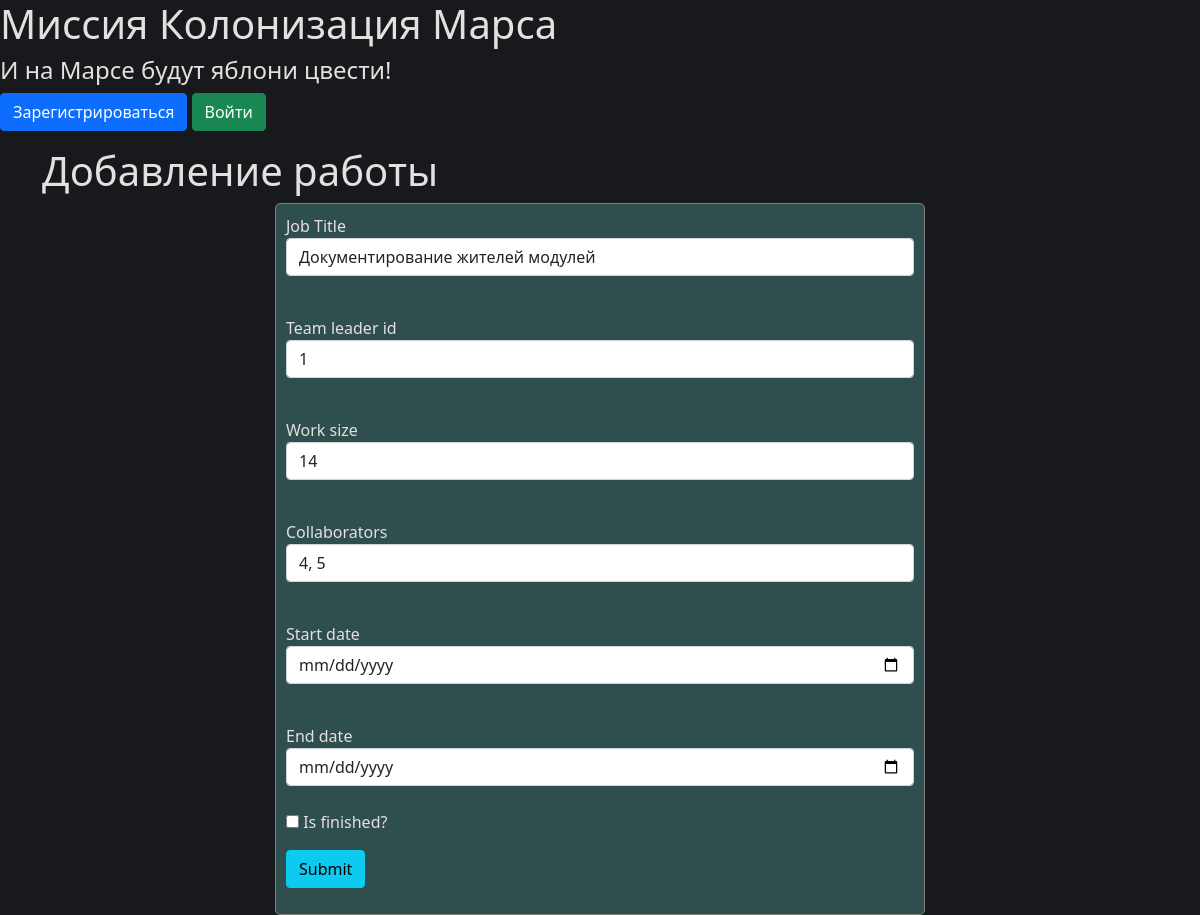
The page /edit_job/1 on the database its author committed.
### data/jobs.py (models this page shows, shortened)
class Job(SqlAlchemyBase, SerializerMixin):
    __tablename__ = 'jobs'
    id = sqlalchemy.Column(sqlalchemy.Integer,
                           primary_key=True, autoincrement=True)
    team_leader = sqlalchemy.Column(sqlalchemy.Integer, sqlalchemy.ForeignKey("users.id"))
    job = sqlalchemy.Column(sqlalchemy.String)
    work_size = sqlalchemy.Column(sqlalchemy.Integer)
    collaborators = sqlalchemy.Column(sqlalchemy.String)
    start_date = sqlalchemy.Column(sqlalchemy.DateTime, default=datetime.datetime.now)
    end_date = sqlalchemy.Column(sqlalchemy.DateTime)
    is_finished = sqlalchemy.Column(sqlalchemy.Boolean, default=False)
    user = orm.relationship('User')

### repr.py (the view, shortened to what this page needs)
@app.route('/edit_job/<job_id>', methods=['GET', 'POST'])
def edit_job(job_id):
    form = JobForm()
    db_sess = db_session.create_session()
    job = db_sess.query(Job).filter(Job.id == int(job_id)).first()
    form.team_leader.data = job.team_leader
    form.job.data = job.job
    form.work_size.data = job.work_size
    form.collaborators.data = job.collaborators
    form.start_date.data = job.start_date
    form.end_date.data = job.end_date
    form.is_finished.data = job.is_finished
    return render_template('add_job.html', title='Редактирование работы', form=form)

### forms/add_job.py
class JobForm(FlaskForm):
    team_leader = StringField('Team leader id', validators=[DataRequired()])
    job = StringField("Job Title", validators=[DataRequired()])
    work_size = IntegerField('Work size', validators=[DataRequired()])
    collaborators = StringField('Collaborators', validators=[DataRequired()])
    start_date = DateField('Start date', validators=[DataRequired()])
    end_date = DateField('End date', validators=[DataRequired()])
    is_finished = BooleanField('Is finished?')
    submit = SubmitField('Submit')

### data/db_session.py (called while the page is built)
def create_session() -> Session:
    global __factory
    return __factory()

### templates/add_job.html (shortened to what this page needs)
{% extends "base.html" %}
{% block hed %}
<link rel="stylesheet" href="/static/css/form.css">
<link rel="stylesheet" href="/static/css/table.css">
{% endblock %}
{% block content %}
<h1>Добавление работы</h1>
<form class="login_form" action="" method="post" novalidate>
    {{ form.job.label }}<br>
        {{ form.job(class="form-control") }}<br>
    {{ form.team_leader.label }}<br>
        {{ form.team_leader(class="form-control") }}<br>
    {{ form.work_size.label }}<br>
        {{ form.work_size(class="form-control") }}<br>
    {{ form.collaborators.label }}<br>
        {{ form.collaborators(class="form-control") }}<br>
    {{ form.start_date.label }}<br>
        {{ form.start_date(class="form-control") }}<br>
    {{ form.end_date.label }}<br>
        {{ form.end_date(class="form-control") }}<br>
    <p>{{ form.is_finished() }} {{ form.is_finished.label }}</p>
    <p>{{ form.submit(type="submit", class="btn btn-info") }}</p>
</form>
{% endblock %}

### static/css/form.css (style rules this page uses)
form.login_form { margin-left: auto; margin-right: auto; background-color: #2F4F4F; border: 1px solid gray; border-radius: 5px; padding: 10px; max-width: 650px }

### static/css/table.css (style rules this page uses)
body { background-color: #18191C; color: #e6dfdf; }

### rows shown on the page
Job: job "Документирование жителей модулей", team_leader "1", work_size "14", collaborators "4, 5"
